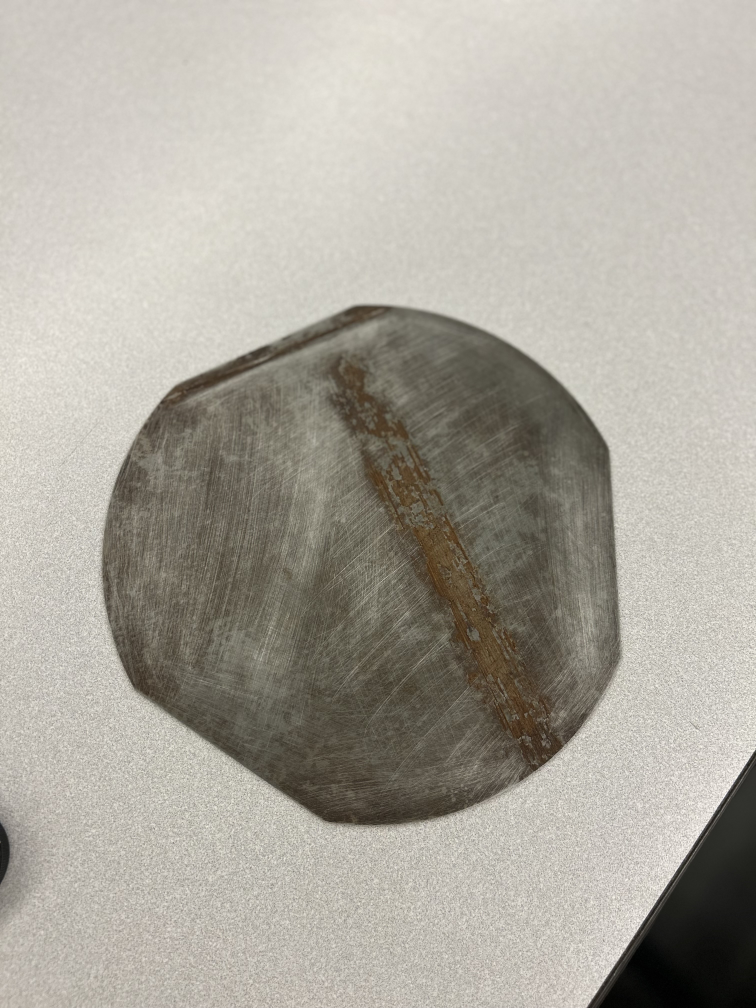
#> input picture Vision Testing/IMG_1003.jpg, 3024 x 4032 px, given in place of the camera (shown at 1/4 size)
$ python vision.py
#> lines starting #> are read from the running program, lines starting #| are printed output that depends on the picture; after the words box and inside, x2 and y2 are one past the last pixel; in counts of white or black regions, pixels touching at a corner belong together
import cv2
import numpy as np
import matplotlib.pyplot as plt
import pandas as pd
import math
df = pd.read_csv('edge_points.csv')
#> (reads Vision Testing/edge_points.csv from the repository)

known_shape = np.array(df[['x', 'y']].values, dtype=np.int32)

cap = cv2.VideoCapture(0)
cap.set(cv2.CAP_PROP_FRAME_WIDTH, 640)  # Adjust width as needed
cap.set(cv2.CAP_PROP_FRAME_HEIGHT, 480) # Adjust height as needed

kp = 0.15
ki = 0.001
kd = -1

#random comment

totalErrorM1 = 0
totalErrorM2 = 0
totalErrorM3 = 0

motor1 = 0
motor2 = 0
motor3 = 0

lastM1Dist = 0
lastM2Dist = 0
lastM3Dist = 0

totalErrorX = 0
totalErrorY = 0

lastX = 0
lastY = 0

motor1 = 0.5
motor2 = 0
motor3 = 0
from smbus2 import SMBus

addr = 0x8
bus = SMBus(1)

number = 1

# [8 lines left out: function send_signed_int, not called in this run]

def send_motor_data(M1_Byte, M2_Byte, M3_Byte):
    highByte = int(M1_Byte) & 0xFF
    mid_byte = int(M2_Byte) & 0xFF
    lowByte = int(M3_Byte) & 0xFF

    bus.write_i2c_block_data(addr, highByte, [mid_byte, lowByte])


def distance(coords0, coords1):
    return math.sqrt((coords0[0] - coords1[0])**2 + (coords0[1] - coords1[1])**2)


# [38 lines left out: functions getPerp, pointToLineDist, not called in this run]


def getMotorDist(linePoint1, linePoint2, point,motorType):
    slope, intercept = getPerp(linePoint1,linePoint2)
    return pointToLineDist(point, slope, intercept,motorType)

'''
def distFromLine(linePoint1, linePoint2, point):

    x1,y1 = linePoint1
    x2,y2 = linePoint2
    x3,y3 = point


    numerator = ((y2-y1)*x3 - (x2-x1) *y3 + (x2*y1) - (y2*x1))
    denom = math.sqrt((y2-y1)**2 + (x2-x1)**2)


    cross = (x2 - x1) * (y3 - y1) - (y2 - y1) * (x3 - x1)

    input(cross)

    if(denom == 0):
        return 0
    if(cross > 0):
        return numerator/denom
    else:
        return -numerator/denom
'''


# [14 lines left out: function findClosest, not called in this run]

def getSign(num):
    if num < 0:
        return (0,0,255)
    return (0,255,0)

# [16 lines left out: function drawInterceptLine, not called in this run]

while True:
    ret, frame = cap.read()
#> frame is the input picture: shape (4032, 3024, 3); mean B, G, R 157.5, 167.1, 171.4
    if not ret:
        break

    frame = cv2.rotate(frame, cv2.ROTATE_90_CLOCKWISE)
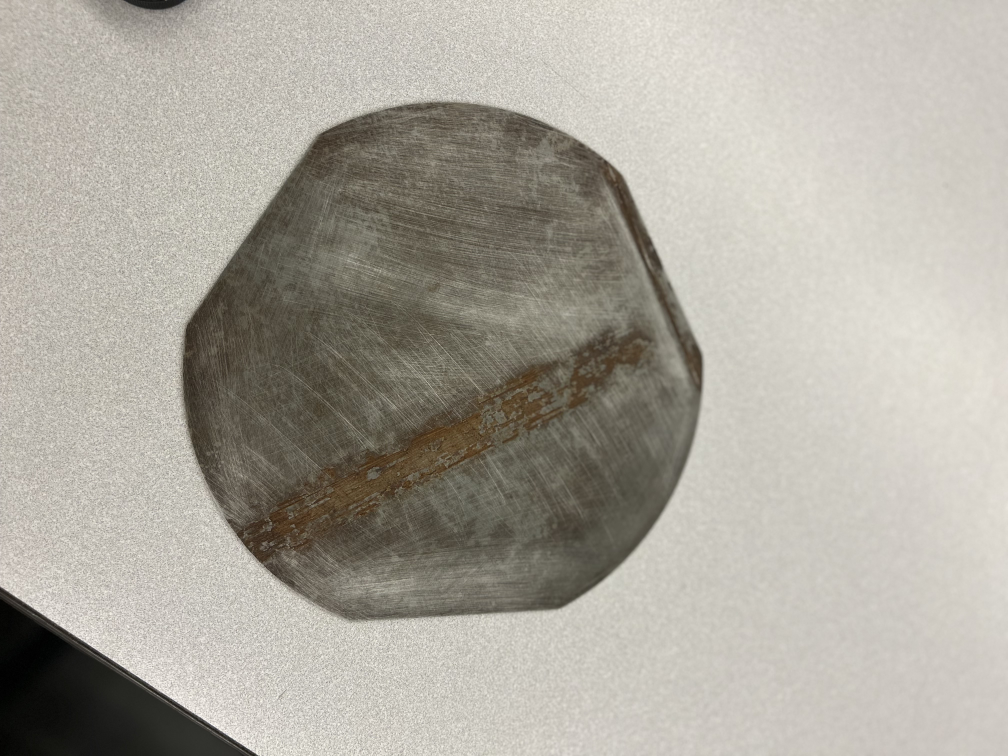
#> frame: shape (3024, 4032, 3) (shown at 1/4 size); mean B, G, R 157.5, 167.1, 171.4

    # Convert the frame from BGR to HSV color space to easily identify a colour
    gray = cv2.cvtColor(frame, cv2.COLOR_BGR2HSV)
#> gray: shape (3024, 4032, 3); mean H, S, V 21.3, 25.9, 171.4


    plat_color_lower = np.array([0, 0, 105]) # [lower Hue, lower Saturation, lower Value]
    plat_color_upper = np.array([180, 50, 200]) # [upper Hue, upper Saturation, upper Value]

    hsvFrame = cv2.cvtColor(frame, cv2.COLOR_BGR2HSV)

    # Threshold the HSV image to get the colors defined above
    # Pixels in the range are set to white (255) and those that aren't are set to black (0), creating a binary mask
    mask = cv2.inRange(hsvFrame, plat_color_lower, plat_color_upper)
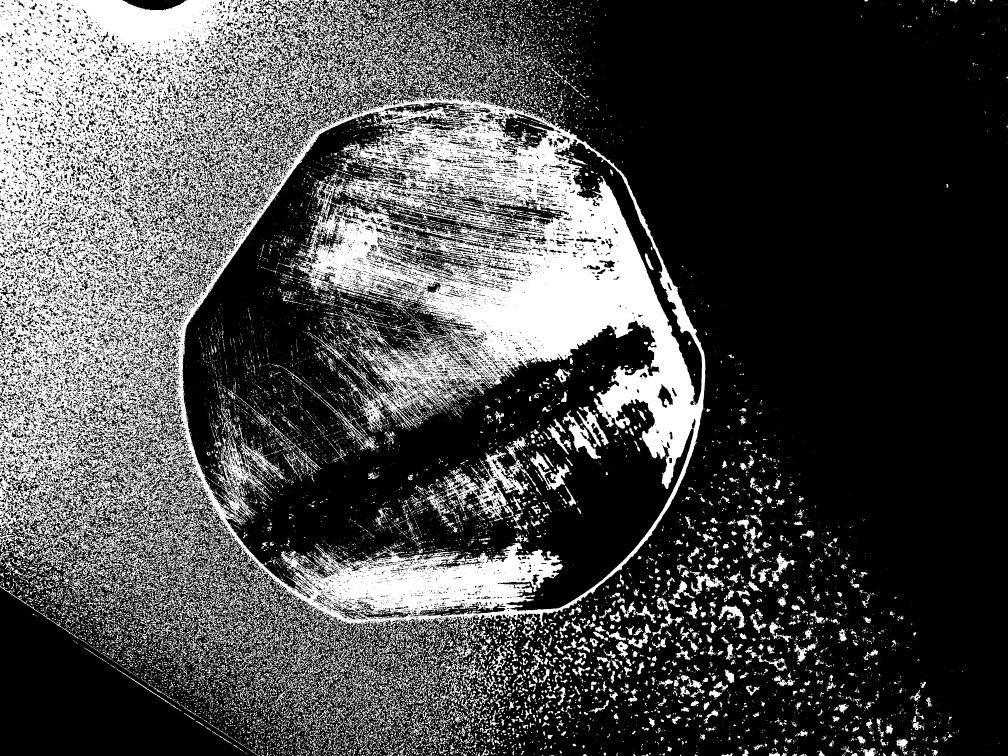
#> mask: shape (3024, 4032) (shown at 1/4 size); 29.4% white; 27530 white regions (20839 under 20 px)
    cv2.imshow("white mask", mask)

    contours, _ = cv2.findContours(mask, cv2.RETR_EXTERNAL, cv2.CHAIN_APPROX_SIMPLE)
#> contours = 16304 contours, 12629 with area under 20; largest, box (x1, y1, x2, y2) and area: (0, 0, 2822, 2551) 5496364, (454, 2218, 776, 2372) 8402, (1620, 254, 1819, 393) 5625, (277, 2110, 517, 2217) 4770, (343, 2212, 498, 2335) 3958

    if contours:
        # Determines the larget contour size using the cv.contour Area function
        largest_contour = max(contours, key=cv2.contourArea)
#> largest_contour = contour of 39629 points, box (x1, y1, x2, y2) (0, 0, 2822, 2551), area 5496364

        # Draw the smoothed contour
       # cv2.drawContours(frame, [smooth_contour], -1, (0, 255, 0), thickness=2)
        cv2.drawContours(frame, [largest_contour], -1, (214, 112, 218), thickness=2)
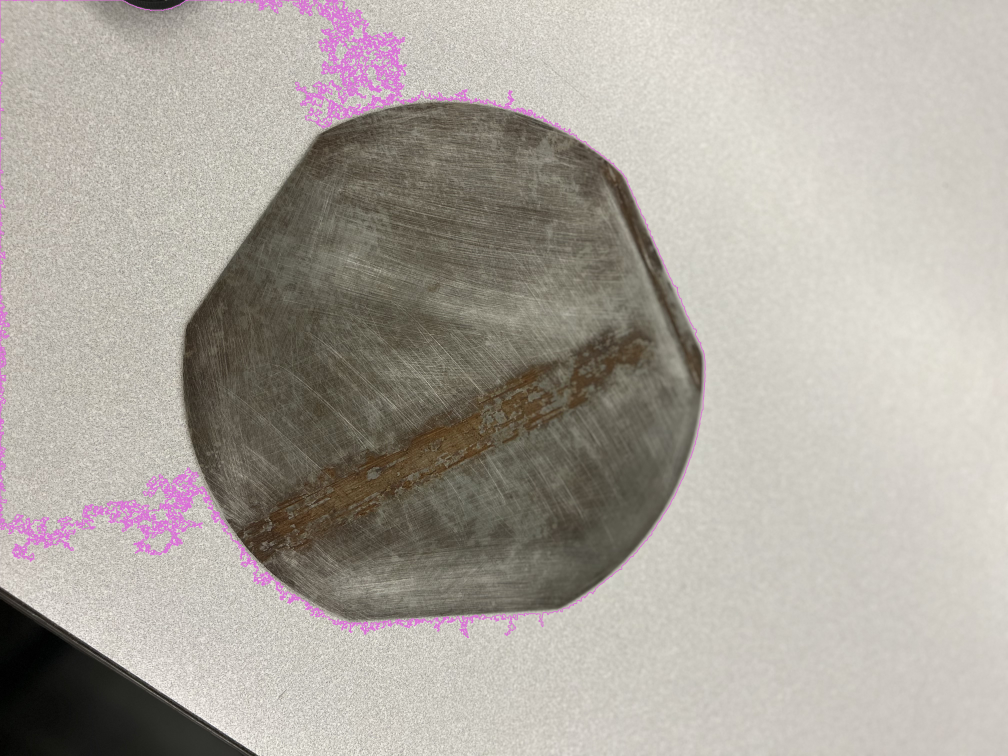
#> frame: shape (3024, 4032, 3) (shown at 1/4 size); mean B, G, R 158, 165.9, 171.7

        #cv2.drawContours(frame, largest_contour, -1, (255, 0, 0), 2)
        ((midX, midY), radius) = cv2.minEnclosingCircle(largest_contour)
#> midX = 1268.5; midY = 1111.2; radius = 1686.4
        cv2.circle(frame, (int(midX), int(midY)), 2, (0, 0, 255), -1)  # (image to draw dot on, x,y pixel coordinates, radius in pixels, RGB values in this case red, -1 indicates to fill the circle)

        approx = cv2.approxPolyDP(largest_contour, epsilon=5, closed = True)
#> approx = contour of 3324 points, box (x1, y1, x2, y2) (0, 0, 2822, 2551), area 5509380

        m1Loc = (int(midX), int(midY) + 150)
#> m1Loc = (1268, 1261)
        m2Loc = (int(midX) + 100, int(midY) - 75)
#> m2Loc = (1368, 1036)
        m3Loc = (int(midX) - 100, int(midY) - 75)
#> m3Loc = (1168, 1036)


        # *3 Define the range of yellow color in HSV [Hue, Saturation, Value]
        # SET THESE VALUES VIA THE METHOD EXPLAINED IN THE TUTORIAL
        ball_color_lower = np.array([10, 150, 100]) # [lower Hue, lower Saturation, lower Value]
        ball_color_upper = np.array([25, 255, 255]) # [upper Hue, upper Saturation, upper Value]


        # Threshold the HSV image to get the colors defined above
        # Pixels in the range are set to white (255) and those that aren't are set to black (0), creating a binary mask
        mask = cv2.inRange(gray, ball_color_lower, ball_color_upper)
#> mask: shape (3024, 4032); every value is 0

        #cv2.imshow("orange mask", mask)
        # Apply Gaussian blur
        blurred = cv2.GaussianBlur(gray, (5, 5), 0)
#> blurred: shape (3024, 4032, 3); mean H, S, V 21.3, 25.9, 171.4

        # Edge detection
        edges = cv2.Canny(blurred, threshold1=50, threshold2=150, apertureSize=3)
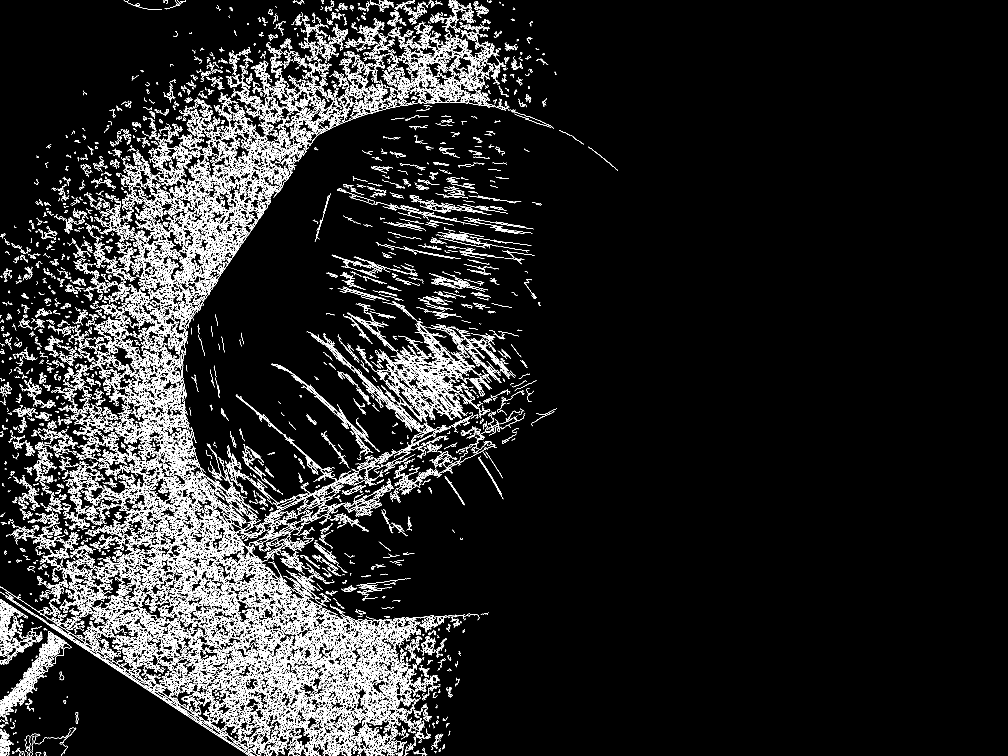
#> edges: shape (3024, 4032) (shown at 1/4 size); 5.3% white in thin lines or dots, all inside (x1, y1, x2, y2) = (0, 0, 2472, 3024)

        # Find contours in the edge-detected image
        contours, _ = cv2.findContours(edges, cv2.RETR_EXTERNAL, cv2.CHAIN_APPROX_SIMPLE)
#> contours = 8829 contours, 5086 with area under 20; largest, box (x1, y1, x2, y2) and area: (1621, 1381, 1818, 1543) 2240, (1370, 1427, 1707, 1729) 1527, (1086, 1454, 1501, 1789) 1087, (995, 2473, 1060, 2554) 933, (1667, 1288, 1901, 1503) 903

        # Threshold the HSV image to get the colors defined above
        # Pixels in the range are set to white (255) and those that aren't are set to black (0), creating a binary mask
        mask = cv2.inRange(hsvFrame, ball_color_lower, ball_color_upper)
        cv2.imshow("orange mask", mask)


        # Find contours in the mask
        # RETR_TREE retrieves all hierarchical contours and organizes them
        # CHAIN_APPROX_SIMPLE compresses horizontal, vertical, and diagonal segments, leaving only their end points
        contours, _ = cv2.findContours(mask, cv2.RETR_TREE, cv2.CHAIN_APPROX_SIMPLE)
#> contours = []


   # cv2.line(frame,m1Loc,(int(midX),int(midY)),(255,0,0),2)
  #  cv2.line(frame,m2Loc,(int(midX),int(midY)),(255,0,0),2)
 #   cv2.line(frame,m3Loc,(int(midX),int(midY)),(255,0,0),2)

        # Find the index of the largest contour/
        if contours:
            # Determines the larget contour size using the cv.contour Area function
            largest_contour = max(contours, key=cv2.contourArea)
            # Computes the minimum enclosing circle aroudn the largest contour
            ((x, y), radius) = cv2.minEnclosingCircle(largest_contour)
            # * 4 Only consider large enough objects. If it only detects a small portion of your ball, you can test higher radius values to capture more of the ball
            if radius > 10:
                # Draw a yellow circle around the ball
                cv2.circle(frame, (int(x), int(y)), int(radius), (0, 255, 255), 2)
                # Draw a red dot in the center of the ball
            cv2.circle(frame, (int(x), int(y)), 2, (0, 255, 255), -1)  # (image to draw dot on, x,y pixel coordinates, radius in pixels, RGB values in this case red, -1 indicates to fill the circle)
            # Display the position of the ball

            errorX = int(x)-int(midX)
            errorY = int(y)-int(midY)
            totalErrorX += errorX
            totalErrorY += errorY
            dx = x - lastX
            dy = y - lastY
            lastX = x
            lastY = y


            m1Dist = getMotorDist(m1Loc,(midX,midY),(int(x),int(y)),"m1")
            m2Dist = getMotorDist(m2Loc,(midX,midY),(int(x),int(y)),"m2")
            m3Dist = getMotorDist(m3Loc,(midX,midY),(int(x),int(y)),"m3")
            drawInterceptLine(frame,m3Loc,midX,midY)

            xVector = -(errorX)
            yVector = -(errorY)

            cv2.arrowedLine(frame, (int(x), int(y)), (int(x + xVector), int(y + yVector)), (255, 0, 0), thickness=2, tipLength=0.3)
            cv2.arrowedLine(frame, (int(x), int(y)), (int(x + dx), int(y + dy)), (0, 25, 0), thickness=2, tipLength=0.3)

            totalErrorM1 += m1Dist
            totalErrorM2 += m2Dist
            totalErrorM3 += m3Dist


            motor1 = -(kp*m1Dist + ki*totalErrorM1 + kd*(lastM1Dist-m1Dist))
            motor2 = -(kp*m2Dist + ki*totalErrorM2 + kd*(lastM2Dist-m2Dist))
            motor3 = -(kp*m3Dist + ki*totalErrorM3 + kd*(lastM3Dist-m3Dist))

            lastM1Dist = m1Dist
            lastM2Dist = m2Dist
            lastM3Dist = m3Dist

       #     closest = (findClosest(m1Loc,m2Loc, m3Loc, (int(x),int(y))))

    '''
            if "M1" == closest:
                motor1 = -yVector
                motor2 = -xVector - motor1
                motor3 = xVector - motor1
            else:
                if("M3" == closest):
                    motor3 = xVector
                    motor1 = -yVector - motor3
                    motor2 = yVector - motor3

                else:
                    motor2 = -xVector
                    motor1 = -yVector - motor2
                    motor3 = yVector - motor2
 '''


    cv2.putText(frame,"M1"+str(int(motor1)), m1Loc, cv2.FONT_HERSHEY_SIMPLEX, 1, getSign(motor1), 2, cv2.LINE_AA)
    cv2.putText(frame,"M2"+str(int(motor2)), m2Loc, cv2.FONT_HERSHEY_SIMPLEX, 1, getSign(motor2), 2, cv2.LINE_AA)
    cv2.putText(frame,"M3"+str(int(motor3)), m3Loc, cv2.FONT_HERSHEY_SIMPLEX, 1, getSign(motor3), 2, cv2.LINE_AA)


    send_motor_data(motor1,motor2,motor3)


    # Display the frame with overlaid contours

    cv2.imshow("Contours Overlay with Matches", frame)

        # Exit on 'q' key press
    if cv2.waitKey(1) & 0xFF == ord('q'):
#> (key q is pressed here)
        break

cap.release()
cv2.destroyAllWindows()
